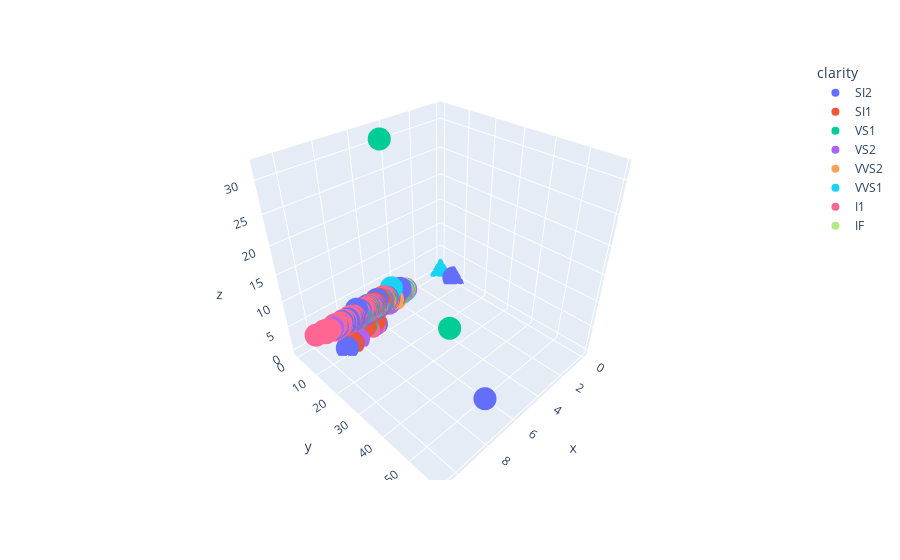

This figure's notebook cell:
### Code cell
import plotly.express as px

fig = px.scatter_3d(data, x = 'x', y = 'y', z='z', color = 'clarity')
fig.show()

### Figure 1 — Plotly figure (JSON) as saved in the notebook; plotly's stock layout.template omitted (floating-point values rounded to 4 significant figures; data arrays with more than 128 entries replaced by an {"elided": "..."} marker saying what was removed)
{"data": [{"hovertemplate": "clarity=SI2<br>x=%{x}<br>y=%{y}<br>z=%{z}<extra></extra>", "legendgroup": "SI2", "marker": {"color": "#636efa", "symbol": "circle"}, "mode": "markers", "name": "SI2", "scene": "scene", "showlegend": true, "type": "scatter3d", "x": {"elided": "9194 float values"}, "y": {"elided": "9194 float values"}, "z": {"elided": "9194 float values"}}, {"hovertemplate": "clarity=SI1<br>x=%{x}<br>y=%{y}<br>z=%{z}<extra></extra>", "legendgroup": "SI1", "marker": {"color": "#EF553B", "symbol": "circle"}, "mode": "markers", "name": "SI1", "scene": "scene", "showlegend": true, "type": "scatter3d", "x": {"elided": "13065 float values"}, "y": {"elided": "13065 float values"}, "z": {"elided": "13065 float values"}}, {"hovertemplate": "clarity=VS1<br>x=%{x}<br>y=%{y}<br>z=%{z}<extra></extra>", "legendgroup": "VS1", "marker": {"color": "#00cc96", "symbol": "circle"}, "mode": "markers", "name": "VS1", "scene": "scene", "showlegend": true, "type": "scatter3d", "x": {"elided": "8171 float values"}, "y": {"elided": "8171 float values"}, "z": {"elided": "8171 float values"}}, {"hovertemplate": "clarity=VS2<br>x=%{x}<br>y=%{y}<br>z=%{z}<extra></extra>", "legendgroup": "VS2", "marker": {"color": "#ab63fa", "symbol": "circle"}, "mode": "markers", "name": "VS2", "scene": "scene", "showlegend": true, "type": "scatter3d", "x": {"elided": "12258 float values"}, "y": {"elided": "12258 float values"}, "z": {"elided": "12258 float values"}}, {"hovertemplate": "clarity=VVS2<br>x=%{x}<br>y=%{y}<br>z=%{z}<extra></extra>", "legendgroup": "VVS2", "marker": {"color": "#FFA15A", "symbol": "circle"}, "mode": "markers", "name": "VVS2", "scene": "scene", "showlegend": true, "type": "scatter3d", "x": {"elided": "5066 float values"}, "y": {"elided": "5066 float values"}, "z": {"elided": "5066 float values"}}, {"hovertemplate": "clarity=VVS1<br>x=%{x}<br>y=%{y}<br>z=%{z}<extra></extra>", "legendgroup": "VVS1", "marker": {"color": "#19d3f3", "symbol": "circle"}, "mode": "markers", "name": "VVS1", "scene": "scene", "showlegend": true, "type": "scatter3d", "x": {"elided": "3655 float values"}, "y": {"elided": "3655 float values"}, "z": {"elided": "3655 float values"}}, {"hovertemplate": "clarity=I1<br>x=%{x}<br>y=%{y}<br>z=%{z}<extra></extra>", "legendgroup": "I1", "marker": {"color": "#FF6692", "symbol": "circle"}, "mode": "markers", "name": "I1", "scene": "scene", "showlegend": true, "type": "scatter3d", "x": {"elided": "741 float values"}, "y": {"elided": "741 float values"}, "z": {"elided": "741 float values"}}, {"hovertemplate": "clarity=IF<br>x=%{x}<br>y=%{y}<br>z=%{z}<extra></extra>", "legendgroup": "IF", "marker": {"color": "#B6E880", "symbol": "circle"}, "mode": "markers", "name": "IF", "scene": "scene", "showlegend": true, "type": "scatter3d", "x": {"elided": "1790 float values"}, "y": {"elided": "1790 float values"}, "z": {"elided": "1790 float values"}}], "layout": {"legend": {"title": {"text": "clarity"}, "tracegroupgap": 0}, "margin": {"t": 60}, "scene": {"domain": {"x": [0, 1], "y": [0, 1]}, "xaxis": {"title": {"text": "x"}}, "yaxis": {"title": {"text": "y"}}, "zaxis": {"title": {"text": "z"}}}}}
